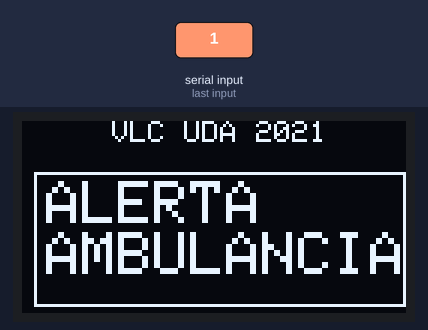
Recording of a sketch running on a simulated Arduino Uno, built with avr-gcc and run on an emulated ATmega328P. Parts: 128×64 one-colour display. The test bench sets the inputs (shaded band). What the sketch prints to the serial monitor is not drawn.

1.3 s: "1" received over the second serial link
Above: at 1.35 s.
2.8 s: "1" received over Serial
Timing chart, 0 to 5.8 s (numbered marks = the images above; inputs shaded):
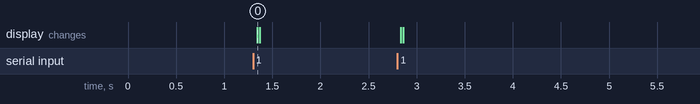

The sketch:

Automovil1.ino
```cpp
#include <SoftwareSerial.h>
SoftwareSerial mySerial(6, 7,true); // RX, TX

#include <Wire.h>     // libreria para bus I2C
#include <Adafruit_GFX.h>   // libreria para pantallas graficas
#include <Adafruit_SSD1306.h>   // libreria para controlador SSD1306

#define ANCHO 128     // reemplaza ocurrencia de ANCHO por 128
#define ALTO 64       // reemplaza ocurrencia de ALTO por 64

#define OLED_RESET 4      // necesario por la libreria pero no usado
Adafruit_SSD1306 oled(ANCHO, ALTO, &Wire, OLED_RESET);  // crea objeto

void setup() {
  Serial.begin(9600);
  Wire.begin();         // inicializa bus I2C
  mySerial.begin (9600);  //probar a poner velocidades diferentes en cada punto.
  oled.begin(SSD1306_SWITCHCAPVCC, 0x3C); // inicializa pantalla con direccion 0x3C

  Serial.println("Starting Chat Program...");


}
void loop() { //en cada loop leo un caracter si hay en alguno de los bufferes

    oled.clearDisplay();      // limpia pantalla

    oled.display();     // muestra en pantalla todo lo establecido anteriormente

  if (mySerial.available()) {
    Serial.print((char)mySerial.read());
    pantalla();
  }
  if (Serial.available()) {
    mySerial.print((char)Serial.read());
    pantalla();
  }
  //delay(500);
}

void pantalla(){
  oled.clearDisplay();      // limpia pantalla
  oled.setTextColor(WHITE);   // establece color al unico disponible (pantalla monocromo)
  oled.setCursor(30, 0);     // ubica cursor en inicio de coordenadas 0,0
  oled.setTextSize(1);      // establece tamano de texto en 1
  oled.print("VLC UDA 2021");  // escribe en pantalla el texto
  oled.drawRect(4,17 , 124, 45, WHITE); // dibuja rectangulo
  oled.setCursor(8, 20);   // ubica cursor en coordenadas 28,34
  oled.setTextSize(2);      // establece tamano de texto en 2
  oled.setTextColor(WHITE);   // establece color al unico disponible (pantalla monocromo)
  oled.print("ALERTA");     // escribe texto

  oled.setCursor(8, 37);   // ubica cursor en coordenadas 28,34
  oled.setTextSize(2);      // establece tamano de texto en 2
  oled.setTextColor(WHITE);   // establece color al unico disponible (pantalla monocromo)
  oled.print("AMBULANCIA");     // escribe texto

  oled.display();     // muestra en pantalla todo lo establecido anteriormente
}
```

Measured:
- after the input at 1.3 s, the display: changes at once (image 0)
